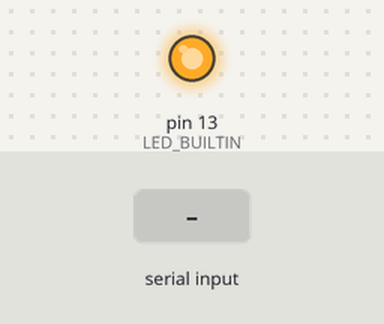
The program below on a simulated Arduino Uno, built with avr-gcc and run on an emulated ATmega328P. On the bench: output pins drawn as LEDs (lit = HIGH). The inputs (shaded band) are chosen by the test bench. EEPROM starts erased; what the program prints to the serial monitor is not drawn.

Above: at 1.2 s.
1.3 s: "ON\n" received over Serial
2.8 s: byte 13 (13) received over Serial
4.3 s: byte 8 (8) received over Serial
5.8 s: byte 9 (9) received over Serial
7.3 s: byte 27 (27) received over Serial
8.8 s: "OFF\n" received over Serial
Timing chart, 0 to 11.3 s (numbered marks = the images above; inputs shaded):
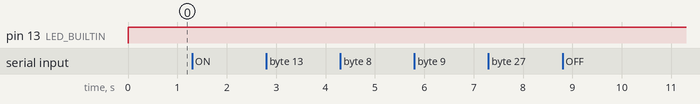

The program:

main.cpp
```cpp
#include <Arduino.h>
#include <EEPROM.h>

// struktura nosi s seboj podatke za opis nekega elementa
// nas element bo vnos preko serijskega vhoda
struct polje_vnosa_t
{
  byte dolzina;
  char niz[21];
  byte pozicija;
  bool niz_je_vnesen;
} vnos = {21, "", 0};

void vnos_niza(polje_vnosa_t &v)
{
  char c; // zacasni znak
  while (Serial.available())
  {
    // preberemo s serijskega vmesnika
    c = Serial.read();

    if ((c >= ' ') && (c <= 127))
    {
      Serial.print(c);
      // če smo prekoračili dolžino niza, potem damo zvonček
      if (v.pozicija >= vnos.dolzina - 1)
      {
        // Serial.print("\a");
      }
      else
      {
        v.niz[v.pozicija] = c;
        v.pozicija = v.pozicija + 1; // števec povečamo za 1
      }
    }
    // kaj pa če pošljemo <ENTER> ali druge tipke
    if (c == 13)
    {
      // Serial.print("<ENTER>");
      v.niz[v.pozicija] = 0;
      v.niz_je_vnesen = true;
      v.pozicija = 0; // števec resetiramo na 0
    }
    // BACKSPACE
    if (c == 8)
    {
      Serial.print(c);   // gremo en znak nazaj
      Serial.print(" "); // izpišemo presledek
      Serial.print(c);   // in gremo spet znak nazaj
      if (v.pozicija > 0)
        v.pozicija = v.pozicija - 1;
    }
    // TAB
    if (c == 9)
    {
      Serial.print("<TAB>");
    }
    // ESC
    if (c == 27)
    {
      Serial.print("<ESC>");
      v.niz[0] = 0;
      v.pozicija = 0;
    }
  }
}

bool stanje_led = HIGH;

void setup()
{
  // put your setup code here, to run once:
  Serial.begin(115200);
  pinMode(LED_BUILTIN, OUTPUT);

  // preberemo stanje led iz eeproma
  stanje_led = EEPROM.read(0);
}

//v myDelay je vnesen vnos_niza, da lahko vnosimo vrednosti medtem ko se delay izvaja
void myDelay(int ms)
{
  for (int i = 0; i < ms; i++)
  {
    delay(1);
    vnos_niza(vnos);
  }
}

void loop()
{
  if (vnos.niz_je_vnesen)
  {
    vnos.niz_je_vnesen = false;
    if (strcmp(vnos.niz, "ON") == 0)
    {
      Serial.println("\nLED utripa");
      stanje_led = HIGH;
      // shrani stanje led v eeprom
      EEPROM.write(0, stanje_led);
    }
    else if (strcmp(vnos.niz, "OFF") == 0)
    {
      Serial.print("\nLED ne utripa");
      stanje_led = LOW;
      // shrani stanje led v eeprom
      EEPROM.write(0, stanje_led);
    }
    else
    {
      // izpisemo vneseno vrednost
      Serial.println("\nVnesli ste: ");
      Serial.println(vnos.niz);
    }
  }

  vnos_niza(vnos);
  digitalWrite(LED_BUILTIN, stanje_led);
  myDelay(100);
  digitalWrite(LED_BUILTIN, stanje_led);
  myDelay(100);
}
```

Measured:
- after the input at 1.3 s, every drawn part: stays the same
- after the input at 2.8 s, every drawn part: stays the same
- after the input at 4.3 s, every drawn part: stays the same
- after the input at 5.8 s, every drawn part: stays the same
- after the input at 7.3 s, every drawn part: stays the same
- after the input at 8.8 s, every drawn part: stays the same
